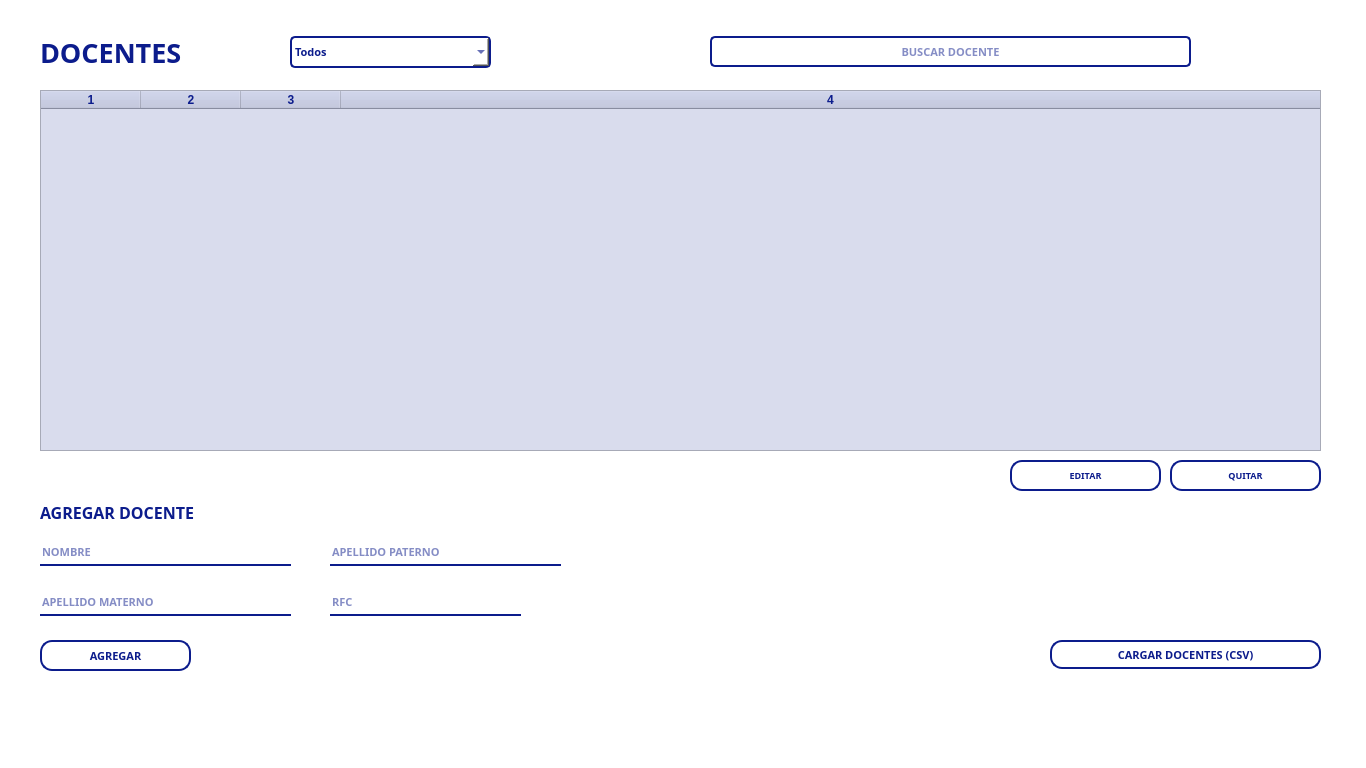
<?xml version="1.0" encoding="UTF-8"?>
<ui version="4.0">
 <class>tab_estudiantes</class>
 <widget class="QWidget" name="tab_estudiantes">
  <property name="geometry">
   <rect>
    <x>0</x>
    <y>0</y>
    <width>1366</width>
    <height>768</height>
   </rect>
  </property>
  <property name="styleSheet">
   <string>background-color: white;</string>
  </property>
  <widget class="QLabel" name="label_estudiantes">
   <property name="geometry">
    <rect>
     <x>40</x>
     <y>40</y>
     <width>231</width>
     <height>25</height>
    </rect>
   </property>
   <property name="font">
    <font>
     <family>Noto Sans</family>
     <pointsize>20</pointsize>
     <bold>true</bold>
    </font>
   </property>
   <property name="styleSheet">
    <string>color: rgb(12, 28, 140);</string>
   </property>
   <property name="text">
    <string>DOCENTES</string>
   </property>
  </widget>
  <widget class="QComboBox" name="combo_filtrar_estudiantes">
   <property name="geometry">
    <rect>
     <x>290</x>
     <y>36</y>
     <width>201</width>
     <height>32</height>
    </rect>
   </property>
   <property name="font">
    <font>
     <family>Noto Sans</family>
     <pointsize>8</pointsize>
     <bold>true</bold>
    </font>
   </property>
   <property name="styleSheet">
    <string>
border:1.5px solid #0c1c8c; border-radius:5px;
color: rgb(12, 28, 140); background-color:white;
    </string>
   </property>
   <item>
    <property name="text">
     <string>Todos</string>
    </property>
   </item>
   <item>
    <property name="text">
     <string>1°</string>
    </property>
   </item>
   <item>
    <property name="text">
     <string>2°</string>
    </property>
   </item>
   <item>
    <property name="text">
     <string>3°</string>
    </property>
   </item>
   <item>
    <property name="text">
     <string>4°</string>
    </property>
   </item>
   <item>
    <property name="text">
     <string>5°</string>
    </property>
   </item>
   <item>
    <property name="text">
     <string>6°</string>
    </property>
   </item>
   <item>
    <property name="text">
     <string>7°</string>
    </property>
   </item>
   <item>
    <property name="text">
     <string>8°</string>
    </property>
   </item>
  </widget>
  <widget class="QLineEdit" name="line_buscar_estudiante">
   <property name="geometry">
    <rect>
     <x>710</x>
     <y>36</y>
     <width>481</width>
     <height>31</height>
    </rect>
   </property>
   <property name="font">
    <font>
     <family>Noto Sans</family>
     <pointsize>8</pointsize>
     <bold>true</bold>
    </font>
   </property>
   <property name="styleSheet">
    <string>
border:1.5px solid #0c1c8c; border-radius:5px;
color: rgb(12, 28, 140); background-color:white;
    </string>
   </property>
   <property name="alignment">
    <set>Qt::AlignmentFlag::AlignCenter</set>
   </property>
   <property name="placeholderText">
    <string>BUSCAR DOCENTE</string>
   </property>
  </widget>
  <widget class="QTableWidget" name="table_estudiantes">
   <property name="geometry">
    <rect>
     <x>40</x>
     <y>90</y>
     <width>1281</width>
     <height>361</height>
    </rect>
   </property>
   <property name="styleSheet">
    <string>
QTableWidget {
    background-color: #d9dced;
    alternate-background-color: #e8eaf4;
}
QHeaderView::section {
    background-color: #bfc4e0;
    font-weight: bold;
    color: #0c1c8c;
}
    </string>
   </property>
   <property name="editTriggers">
    <set>QAbstractItemView::EditTrigger::NoEditTriggers</set>
   </property>
   <property name="alternatingRowColors">
    <bool>true</bool>
   </property>
   <property name="rowCount">
    <number>0</number>
   </property>
   <property name="columnCount">
    <number>4</number>
   </property>
   <property name="horizontalHeaderLabels" stdset="0">
    <stringlist>
     <string>Matrícula</string>
     <string>Nombre</string>
     <string>Semestre</string>
     <string>Condición</string>
    </stringlist>
   </property>
   <attribute name="horizontalHeaderStretchLastSection">
    <bool>true</bool>
   </attribute>
   <column/>
   <column/>
   <column/>
   <column/>
  </widget>
  <widget class="QPushButton" name="btn_editar_estudiante">
   <property name="geometry">
    <rect>
     <x>1010</x>
     <y>460</y>
     <width>151</width>
     <height>31</height>
    </rect>
   </property>
   <property name="font">
    <font>
     <family>Noto Sans</family>
     <pointsize>7</pointsize>
     <bold>true</bold>
    </font>
   </property>
   <property name="styleSheet">
    <string>
border:1.5px solid #0c1c8c; border-radius:12px;
color: rgb(12,28,140); background-color:white;
    </string>
   </property>
   <property name="text">
    <string>EDITAR</string>
   </property>
  </widget>
  <widget class="QPushButton" name="btn_quitar_estudiante">
   <property name="geometry">
    <rect>
     <x>1170</x>
     <y>460</y>
     <width>151</width>
     <height>31</height>
    </rect>
   </property>
   <property name="font">
    <font>
     <family>Noto Sans</family>
     <pointsize>7</pointsize>
     <bold>true</bold>
    </font>
   </property>
   <property name="styleSheet">
    <string>
border:1.5px solid #0c1c8c; border-radius:12px;
color: rgb(12,28,140); background-color:white;
    </string>
   </property>
   <property name="text">
    <string>QUITAR</string>
   </property>
  </widget>
  <widget class="QLabel" name="label_agregar_estudiante">
   <property name="geometry">
    <rect>
     <x>40</x>
     <y>500</y>
     <width>231</width>
     <height>25</height>
    </rect>
   </property>
   <property name="font">
    <font>
     <family>Noto Sans</family>
     <pointsize>12</pointsize>
     <bold>true</bold>
    </font>
   </property>
   <property name="styleSheet">
    <string>color: rgb(12,28,140);</string>
   </property>
   <property name="text">
    <string>AGREGAR DOCENTE</string>
   </property>
  </widget>
  <widget class="QLineEdit" name="line_nombre_est">
   <property name="geometry">
    <rect>
     <x>40</x>
     <y>540</y>
     <width>251</width>
     <height>26</height>
    </rect>
   </property>
   <property name="font">
    <font>
     <family>Noto Sans</family>
     <pointsize>8</pointsize>
     <bold>true</bold>
    </font>
   </property>
   <property name="styleSheet">
    <string>
color: rgb(12,28,140); background:transparent;
border:none; border-bottom:2px solid #0c1c8c;
    </string>
   </property>
   <property name="placeholderText">
    <string>NOMBRE</string>
   </property>
  </widget>
  <widget class="QLineEdit" name="line_apellido_pat_est">
   <property name="geometry">
    <rect>
     <x>330</x>
     <y>540</y>
     <width>231</width>
     <height>26</height>
    </rect>
   </property>
   <property name="font">
    <font>
     <family>Noto Sans</family>
     <pointsize>8</pointsize>
     <bold>true</bold>
    </font>
   </property>
   <property name="styleSheet">
    <string>
color: rgb(12,28,140); background:transparent;
border:none; border-bottom:2px solid #0c1c8c;
    </string>
   </property>
   <property name="placeholderText">
    <string>APELLIDO PATERNO</string>
   </property>
  </widget>
  <widget class="QLineEdit" name="line_apellido_mat_est">
   <property name="geometry">
    <rect>
     <x>40</x>
     <y>590</y>
     <width>251</width>
     <height>26</height>
    </rect>
   </property>
   <property name="font">
    <font>
     <family>Noto Sans</family>
     <pointsize>8</pointsize>
     <bold>true</bold>
    </font>
   </property>
   <property name="styleSheet">
    <string>
color: rgb(12,28,140); background:transparent;
border:none; border-bottom:2px solid #0c1c8c;
    </string>
   </property>
   <property name="placeholderText">
    <string>APELLIDO MATERNO</string>
   </property>
  </widget>
  <widget class="QLineEdit" name="line_matricula">
   <property name="geometry">
    <rect>
     <x>330</x>
     <y>590</y>
     <width>191</width>
     <height>26</height>
    </rect>
   </property>
   <property name="font">
    <font>
     <family>Noto Sans</family>
     <pointsize>8</pointsize>
     <bold>true</bold>
    </font>
   </property>
   <property name="styleSheet">
    <string>
color: rgb(12,28,140); background:transparent;
border:none; border-bottom:2px solid #0c1c8c;
    </string>
   </property>
   <property name="placeholderText">
    <string>RFC</string>
   </property>
  </widget>
  <widget class="QPushButton" name="btn_agregar_estudiante">
   <property name="geometry">
    <rect>
     <x>40</x>
     <y>640</y>
     <width>151</width>
     <height>31</height>
    </rect>
   </property>
   <property name="font">
    <font>
     <family>Noto Sans</family>
     <pointsize>8</pointsize>
     <bold>true</bold>
    </font>
   </property>
   <property name="styleSheet">
    <string>
border:1.5px solid #0c1c8c; border-radius:12px;
color: rgb(12,28,140); background-color:white;
    </string>
   </property>
   <property name="text">
    <string>AGREGAR</string>
   </property>
  </widget>
  <widget class="QPushButton" name="btn_cargar_estudiantes_csv">
   <property name="geometry">
    <rect>
     <x>1050</x>
     <y>640</y>
     <width>271</width>
     <height>29</height>
    </rect>
   </property>
   <property name="font">
    <font>
     <family>Noto Sans</family>
     <pointsize>8</pointsize>
     <bold>true</bold>
    </font>
   </property>
   <property name="styleSheet">
    <string>
border:1.5px solid #0c1c8c; border-radius:12px;
color: rgb(12,28,140); background-color:white;
    </string>
   </property>
   <property name="text">
    <string>CARGAR DOCENTES (CSV)</string>
   </property>
  </widget>
 </widget>
 <resources/>
 <connections/>
</ui>
